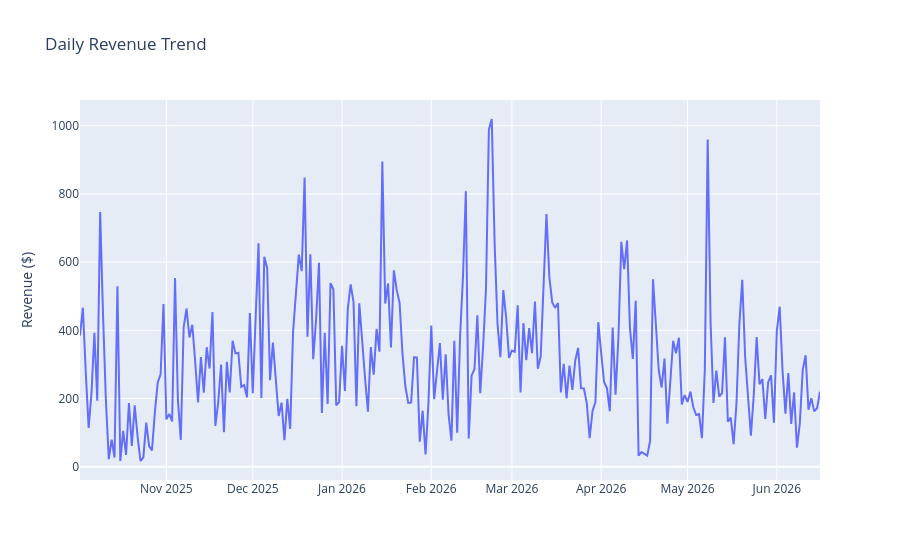

The notebook cell saved with this chart:
### Markdown cell above
# ========== DAILY REVENUE TREND ==========

### Code cell
daily = df.groupby('Date')['Amount'].sum().reset_index()

fig = px.line(daily, x='Date', y='Amount',
              title='Daily Revenue Trend')
fig.update_layout(yaxis_title='Revenue ($)', xaxis_title='')
fig.show()

### Figure 1 — Plotly figure (JSON) as saved in the notebook; plotly's stock layout.template omitted (floating-point values rounded to 4 significant figures; data arrays with more than 128 entries replaced by an {"elided": "..."} marker saying what was removed)
{"data": [{"hovertemplate": "Date=%{x}<br>Amount=%{y}<extra></extra>", "legendgroup": "", "line": {"color": "#636efa", "dash": "solid"}, "marker": {"symbol": "circle"}, "mode": "lines", "name": "", "orientation": "v", "showlegend": false, "type": "scatter", "x": {"elided": "257 str values"}, "xaxis": "x", "y": {"elided": "257 float values"}, "yaxis": "y"}], "layout": {"legend": {"tracegroupgap": 0}, "title": {"text": "Daily Revenue Trend"}, "xaxis": {"anchor": "y", "domain": [0, 1], "title": {"text": ""}}, "yaxis": {"anchor": "x", "domain": [0, 1], "title": {"text": "Revenue ($)"}}}}
